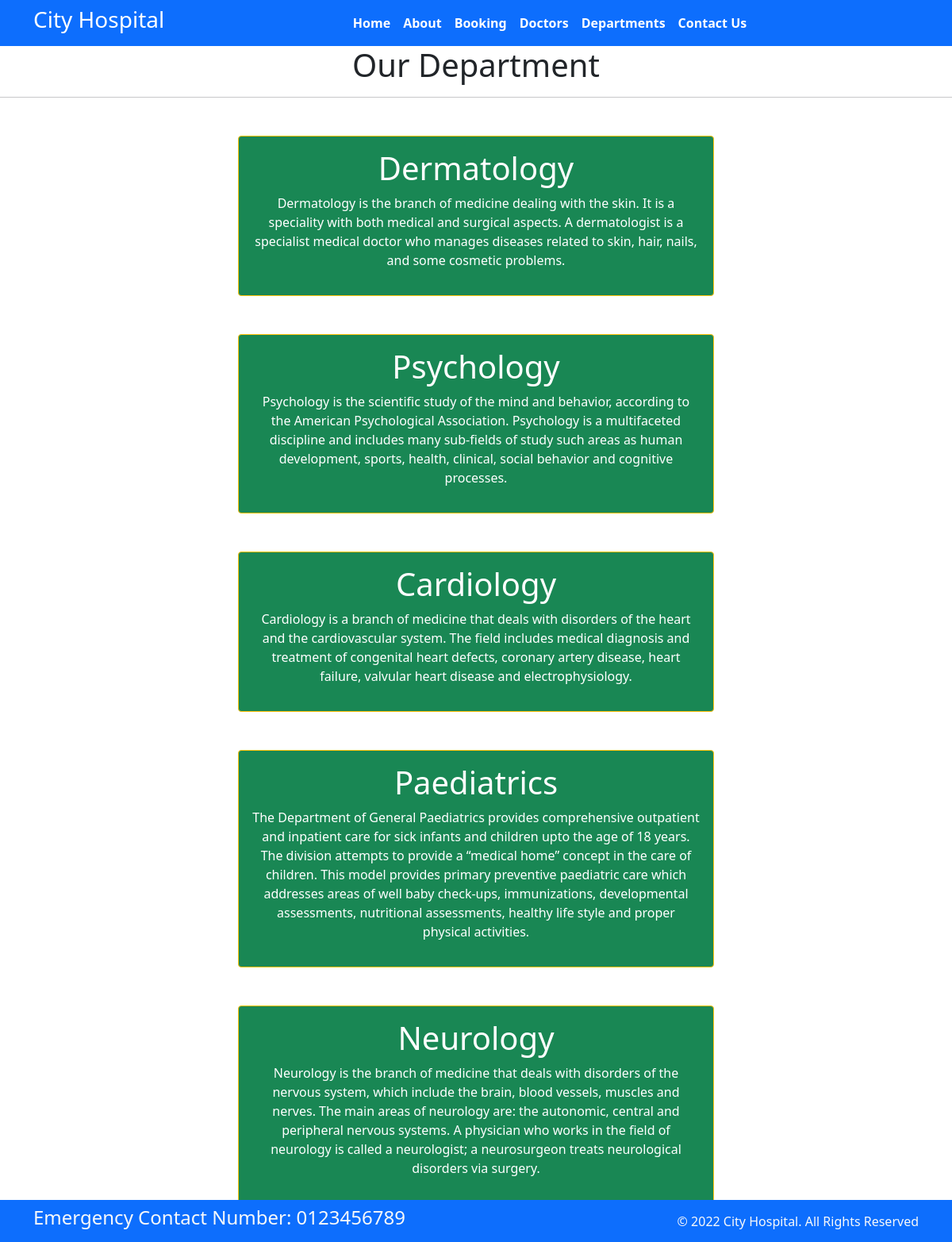
Page /department/ on the committed database.
### home/models.py (models this page shows, shortened)
class Departments(models.Model):
    dep_name=models.CharField(max_length=100)
    dep_description=models.TextField()

### home/views.py (the view)
# urls.py: path('department/', views.department,name='department'),
def department(request):
    dict_dept={
        'dept': Departments.objects.all()
    }
    return render(request,'department.html',dict_dept)

### home/templates/department.html (shortened to what this page needs)
{% extends 'base.html' %}
{% block content %}
<h1 class="text-center">Our Department</h1>
<hr>
{% for d in dept %}
<div class='mx-auto w-50 bg-success text-center text-white p-3 my-5 border border-warning rounded'>
    <h1>{{d.dep_name}}</h1>
    <p>{{d.dep_description}}</p>
</div>
{% endfor %}
{% endblock %}

### rows in the picture
Departments: dep_name "Dermatology", dep_description "Dermatology is the branch of medicine dealing with the skin. It is a speciality with both medical and surgical aspects. A dermatologist is a specialist medical doctor who manages diseases related to skin, hair, nails, and some cosmetic problems."
Departments: dep_name "Psychology", dep_description "Psychology is the scientific study of the mind and behavior, according to the American Psychological Association. Psychology is a multifaceted discipline and includes many sub-fields of study such areas as human development, sports, health, clinical, social behavior and cognitive processes."
Departments: dep_name "Cardiology", dep_description "Cardiology is a branch of medicine that deals with disorders of the heart and the cardiovascular system. The field includes medical diagnosis and treatment of congenital heart defects, coronary artery disease, heart failure, valvular heart disease and electrophysiology."
Departments: dep_name "Paediatrics", dep_description "The Department of General Paediatrics provides comprehensive outpatient and inpatient care for sick infants and children upto the age of 18 years. The division attempts to provide a “medical home” concept in the care of children. This model provides primary preventive paediatric care which addresses areas of well baby check-ups, immunizations, developmental assessments, nutritional assessments, healthy life style and proper physical activities."
Departments: dep_name "Neurology", dep_description "Neurology is the branch of medicine that deals with disorders of the nervous system, which include the brain, blood vessels, muscles and nerves. The main areas of neurology are: the autonomic, central and peripheral nervous systems. A physician who works in the field of neurology is called a neurologist; a neurosurgeon treats neurological disorders via surgery."
